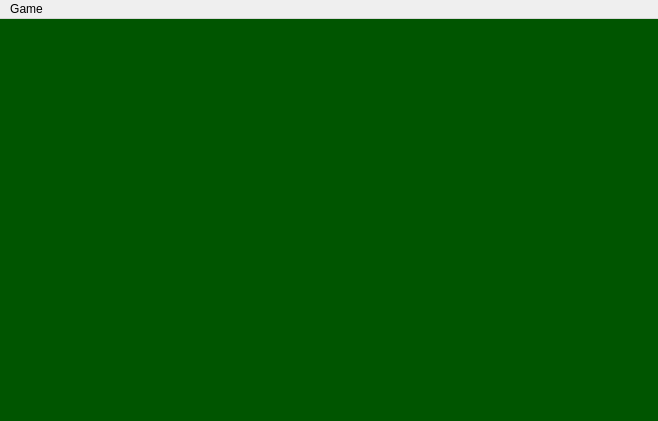
<?xml version="1.0" encoding="UTF-8"?>
<ui version="4.0">
 <class>MainWindow</class>
 <widget class="QMainWindow" name="MainWindow">
  <property name="geometry">
   <rect>
    <x>0</x>
    <y>0</y>
    <width>658</width>
    <height>421</height>
   </rect>
  </property>
  <property name="windowTitle">
   <string>Piquet</string>
  </property>
  <widget class="QWidget" name="centralWidget">
   <property name="autoFillBackground">
    <bool>false</bool>
   </property>
   <property name="styleSheet">
    <string notr="true">background-color: rgb(0, 85, 0);</string>
   </property>
  </widget>
  <widget class="QMenuBar" name="menuBar">
   <property name="geometry">
    <rect>
     <x>0</x>
     <y>0</y>
     <width>658</width>
     <height>21</height>
    </rect>
   </property>
   <widget class="QMenu" name="menuTest">
    <property name="title">
     <string>Game</string>
    </property>
    <addaction name="actionNew_Game"/>
   </widget>
   <addaction name="menuTest"/>
  </widget>
  <action name="actionNew_Game">
   <property name="text">
    <string>New Game</string>
   </property>
  </action>
 </widget>
 <layoutdefault spacing="6" margin="11"/>
 <resources/>
 <connections/>
</ui>
